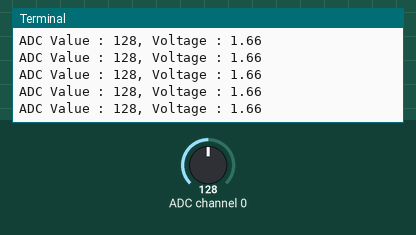
Recording of a program running on a simulated Raspberry Pi (BCM pin numbers). On the bench: the last lines printed to the terminal. The test bench sets the inputs (shaded band); at power-on: ADC channel 0 = 128 (analog values on the 0–255 scale).

Above: at 1.2 s.
1.3 s: ADC channel 0 set to 178
At 1.32 s:
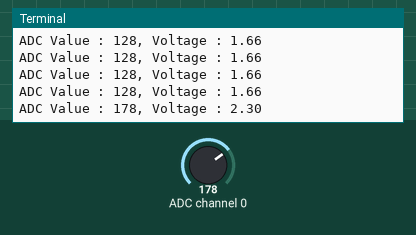
2.8 s: ADC channel 0 set to 224
At 2.84 s:
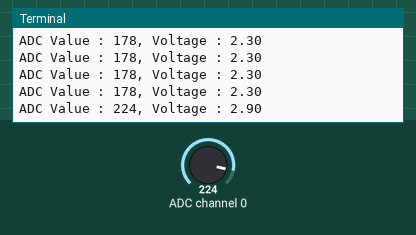
Timing chart, 0 to 5.8 s (numbered marks = the images above; inputs shaded):
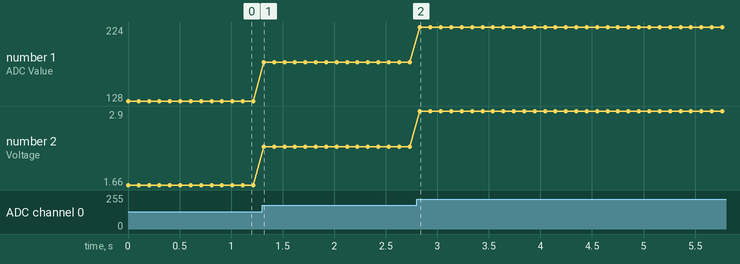

The program:

Potensiometro_Leggere_valori_manopola.py
```python
import time

from ADCDevice import *

adc = ADCDevice() # Define an ADCDevice class object

def setup():
    global adc
    if(adc.detectI2C(0x48)): # Detect the pcf8591.
        adc = PCF8591()
    elif(adc.detectI2C(0x4b)): # Detect the ads7830
        adc = ADS7830()
    else:
        print("No correct I2C address found, \n"
        "Please use command 'i2cdetect -y 1' to check the I2C address! \n"
        "Program Exit. \n");
        exit(-1)

def loop():

    while True:

        value=adc.analogRead(0)  #leggi il valore dalcanale 0
        voltage=value/ 255.0*3.3  #calcola il valore di tensione

        print ('ADC Value : %d, Voltage : %.2f'%(value,voltage))
        time.sleep(0.1)


def destroy():
    adc.close()

if __name__ == '__main__':   # Program entrance
    print ('Program is starting ... ')
    try:
        setup()
        loop()
    except KeyboardInterrupt: # Press ctrl-c to end the program.
        destroy()
def destroy():
    adc.close()

if __name__ == '__main__':   # Program entrance
    print ('Program is starting ... ')
    try:
        setup()
        loop()
    except KeyboardInterrupt: # Press ctrl-c to end the program.
        destroy()
```

Measured:
- after the input at 1.3 s, the terminal: prints a new line at once (image 1)
- after the input at 2.8 s, the terminal: prints a new line at once (image 2)
- plotted number 1: 128 → 178 after the input at 1.3 s, 178 → 224 after the input at 2.8 s
- plotted number 2: 1.66 → 2.3 after the input at 1.3 s, 2.3 → 2.9 after the input at 2.8 s
